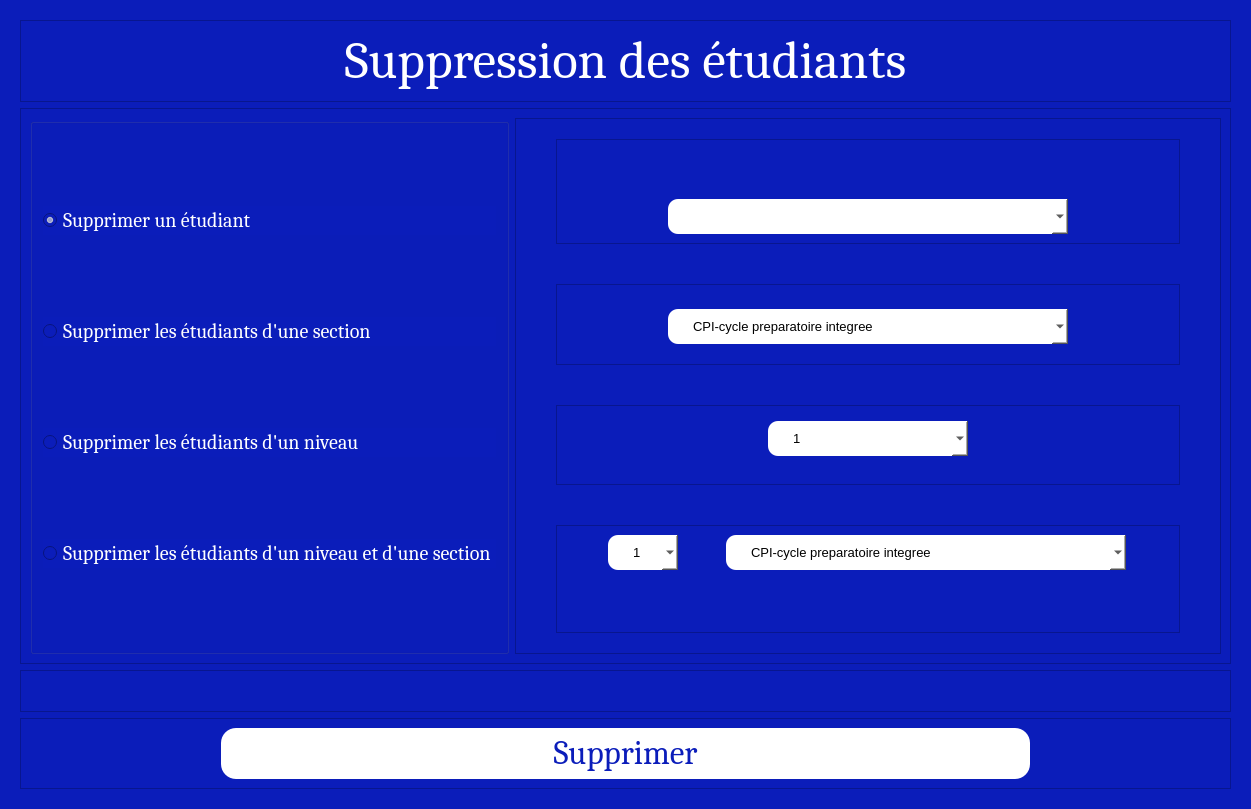
<?xml version="1.0" encoding="UTF-8"?>
<ui version="4.0">
 <class>Dialog</class>
 <widget class="QDialog" name="Dialog">
  <property name="geometry">
   <rect>
    <x>0</x>
    <y>0</y>
    <width>1251</width>
    <height>809</height>
   </rect>
  </property>
  <property name="windowTitle">
   <string>Dialog</string>
  </property>
  <property name="styleSheet">
   <string notr="true">background-color:#0b1dba;
color:white;
</string>
  </property>
  <layout class="QVBoxLayout" name="verticalLayout">
   <item>
    <widget class="QFrame" name="frame">
     <layout class="QVBoxLayout" name="verticalLayout_2">
      <item>
       <widget class="QFrame" name="frame_2">
        <property name="styleSheet">
         <string notr="true">font: 75 40pt &quot;Cambria&quot;;</string>
        </property>
        <property name="frameShape">
         <enum>QFrame::StyledPanel</enum>
        </property>
        <property name="frameShadow">
         <enum>QFrame::Raised</enum>
        </property>
        <layout class="QHBoxLayout" name="horizontalLayout">
         <item>
          <widget class="QLabel" name="label">
           <property name="font">
            <font>
             <family>Cambria</family>
             <pointsize>40</pointsize>
             <weight>9</weight>
             <italic>false</italic>
             <bold>false</bold>
            </font>
           </property>
           <property name="text">
            <string>Suppression des étudiants</string>
           </property>
           <property name="alignment">
            <set>Qt::AlignCenter</set>
           </property>
          </widget>
         </item>
        </layout>
       </widget>
      </item>
      <item>
       <widget class="QFrame" name="frame_8">
        <property name="frameShape">
         <enum>QFrame::StyledPanel</enum>
        </property>
        <property name="frameShadow">
         <enum>QFrame::Raised</enum>
        </property>
        <layout class="QHBoxLayout" name="horizontalLayout_7" stretch="1,2">
         <item>
          <widget class="QGroupBox" name="groupBox_4">
           <layout class="QVBoxLayout" name="verticalLayout_4" stretch="0,2,0,0">
            <property name="spacing">
             <number>10</number>
            </property>
            <property name="leftMargin">
             <number>10</number>
            </property>
            <property name="topMargin">
             <number>10</number>
            </property>
            <property name="rightMargin">
             <number>10</number>
            </property>
            <property name="bottomMargin">
             <number>10</number>
            </property>
            <item>
             <widget class="QRadioButton" name="radioButton">
              <property name="font">
               <font>
                <family>Cambria</family>
                <pointsize>15</pointsize>
                <weight>9</weight>
                <italic>false</italic>
                <bold>false</bold>
               </font>
              </property>
              <property name="styleSheet">
               <string notr="true">font: 75 15pt &quot;Cambria&quot;;</string>
              </property>
              <property name="text">
               <string>Supprimer un étudiant</string>
              </property>
              <property name="checked">
               <bool>true</bool>
              </property>
             </widget>
            </item>
            <item>
             <widget class="QRadioButton" name="radioButton_2">
              <property name="font">
               <font>
                <family>Cambria</family>
                <pointsize>15</pointsize>
                <weight>9</weight>
                <italic>false</italic>
                <bold>false</bold>
               </font>
              </property>
              <property name="styleSheet">
               <string notr="true">font: 75 15pt &quot;Cambria&quot;;</string>
              </property>
              <property name="text">
               <string>Supprimer les étudiants d'une section</string>
              </property>
             </widget>
            </item>
            <item>
             <widget class="QRadioButton" name="radioButton_3">
              <property name="font">
               <font>
                <family>Cambria</family>
                <pointsize>15</pointsize>
                <weight>9</weight>
                <italic>false</italic>
                <bold>false</bold>
               </font>
              </property>
              <property name="styleSheet">
               <string notr="true">font: 75 15pt &quot;Cambria&quot;;</string>
              </property>
              <property name="text">
               <string>Supprimer les étudiants d'un niveau</string>
              </property>
             </widget>
            </item>
            <item>
             <widget class="QRadioButton" name="radioButton_4">
              <property name="font">
               <font>
                <family>Cambria</family>
                <pointsize>15</pointsize>
                <weight>9</weight>
                <italic>false</italic>
                <bold>false</bold>
               </font>
              </property>
              <property name="styleSheet">
               <string notr="true">font: 75 15pt &quot;Cambria&quot;;</string>
              </property>
              <property name="text">
               <string>Supprimer les étudiants d'un niveau et d'une section</string>
              </property>
             </widget>
            </item>
           </layout>
          </widget>
         </item>
         <item>
          <widget class="QFrame" name="frame_3">
           <property name="font">
            <font>
             <pointsize>4</pointsize>
            </font>
           </property>
           <property name="frameShape">
            <enum>QFrame::StyledPanel</enum>
           </property>
           <property name="frameShadow">
            <enum>QFrame::Raised</enum>
           </property>
           <layout class="QVBoxLayout" name="verticalLayout_3" stretch="1,1,1,1">
            <property name="spacing">
             <number>40</number>
            </property>
            <property name="leftMargin">
             <number>40</number>
            </property>
            <property name="topMargin">
             <number>20</number>
            </property>
            <property name="rightMargin">
             <number>40</number>
            </property>
            <property name="bottomMargin">
             <number>20</number>
            </property>
            <item>
             <widget class="QFrame" name="frame_9">
              <property name="frameShape">
               <enum>QFrame::StyledPanel</enum>
              </property>
              <property name="frameShadow">
               <enum>QFrame::Raised</enum>
              </property>
              <layout class="QHBoxLayout" name="horizontalLayout_5">
               <property name="topMargin">
                <number>59</number>
               </property>
               <item>
                <widget class="QComboBox" name="comboBox_etudiant">
                 <property name="maximumSize">
                  <size>
                   <width>400</width>
                   <height>16777215</height>
                  </size>
                 </property>
                 <property name="font">
                  <font>
                   <pointsize>10</pointsize>
                  </font>
                 </property>
                 <property name="cursor">
                  <cursorShape>PointingHandCursor</cursorShape>
                 </property>
                 <property name="styleSheet">
                  <string notr="true">height:35px;
border-radius:10px;
padding-left:25px;
background-color:white;
color:black;</string>
                 </property>
                </widget>
               </item>
              </layout>
             </widget>
            </item>
            <item>
             <widget class="QFrame" name="frame_6">
              <property name="frameShape">
               <enum>QFrame::StyledPanel</enum>
              </property>
              <property name="frameShadow">
               <enum>QFrame::Raised</enum>
              </property>
              <layout class="QHBoxLayout" name="horizontalLayout_3">
               <property name="bottomMargin">
                <number>4</number>
               </property>
               <item>
                <widget class="QComboBox" name="comboBox_etudiant_section">
                 <property name="maximumSize">
                  <size>
                   <width>400</width>
                   <height>16777215</height>
                  </size>
                 </property>
                 <property name="font">
                  <font>
                   <pointsize>10</pointsize>
                  </font>
                 </property>
                 <property name="cursor">
                  <cursorShape>PointingHandCursor</cursorShape>
                 </property>
                 <property name="styleSheet">
                  <string notr="true">height:35px;
border-radius:10px;
padding-left:25px;
background-color:white;
color:black;</string>
                 </property>
                 <item>
                  <property name="text">
                   <string>CPI-cycle preparatoire integree</string>
                  </property>
                 </item>
                 <item>
                  <property name="text">
                   <string>LM-licence mathematique</string>
                  </property>
                 </item>
                 <item>
                  <property name="text">
                   <string>LI-licence science informatique</string>
                  </property>
                 </item>
                 <item>
                  <property name="text">
                   <string>LTIC-licence en Technologies de l'Information et de Communication</string>
                  </property>
                 </item>
                 <item>
                  <property name="text">
                   <string>LEEA-Licence Électronique Électrotechnique et Automatique</string>
                  </property>
                 </item>
                 <item>
                  <property name="text">
                   <string>ING_INFO-Cycle ingénieur en Génie Logiciel </string>
                  </property>
                 </item>
                </widget>
               </item>
              </layout>
             </widget>
            </item>
            <item>
             <widget class="QFrame" name="frame_10">
              <property name="frameShape">
               <enum>QFrame::StyledPanel</enum>
              </property>
              <property name="frameShadow">
               <enum>QFrame::Raised</enum>
              </property>
              <layout class="QHBoxLayout" name="horizontalLayout_8">
               <property name="bottomMargin">
                <number>21</number>
               </property>
               <item>
                <widget class="QComboBox" name="comboBox_niveau">
                 <property name="maximumSize">
                  <size>
                   <width>200</width>
                   <height>16777215</height>
                  </size>
                 </property>
                 <property name="font">
                  <font>
                   <pointsize>10</pointsize>
                  </font>
                 </property>
                 <property name="cursor">
                  <cursorShape>PointingHandCursor</cursorShape>
                 </property>
                 <property name="styleSheet">
                  <string notr="true">height:35px;
border-radius:10px;
padding-left:25px;
background-color:white;
color:black;</string>
                 </property>
                 <item>
                  <property name="text">
                   <string>1</string>
                  </property>
                 </item>
                 <item>
                  <property name="text">
                   <string>2</string>
                  </property>
                 </item>
                 <item>
                  <property name="text">
                   <string>3</string>
                  </property>
                 </item>
                </widget>
               </item>
              </layout>
             </widget>
            </item>
            <item>
             <widget class="QFrame" name="frame_4">
              <property name="frameShape">
               <enum>QFrame::StyledPanel</enum>
              </property>
              <property name="frameShadow">
               <enum>QFrame::Raised</enum>
              </property>
              <layout class="QHBoxLayout" name="horizontalLayout_2" stretch="1,2">
               <property name="bottomMargin">
                <number>62</number>
               </property>
               <item>
                <widget class="QComboBox" name="comboBox_niveau2">
                 <property name="maximumSize">
                  <size>
                   <width>70</width>
                   <height>16777215</height>
                  </size>
                 </property>
                 <property name="font">
                  <font>
                   <pointsize>10</pointsize>
                  </font>
                 </property>
                 <property name="cursor">
                  <cursorShape>PointingHandCursor</cursorShape>
                 </property>
                 <property name="styleSheet">
                  <string notr="true">height:35px;
border-radius:10px;
padding-left:25px;
background-color:white;
color:black;</string>
                 </property>
                 <item>
                  <property name="text">
                   <string>1</string>
                  </property>
                 </item>
                 <item>
                  <property name="text">
                   <string>2</string>
                  </property>
                 </item>
                 <item>
                  <property name="text">
                   <string>3</string>
                  </property>
                 </item>
                </widget>
               </item>
               <item>
                <widget class="QComboBox" name="comboBox_section2">
                 <property name="maximumSize">
                  <size>
                   <width>400</width>
                   <height>16777215</height>
                  </size>
                 </property>
                 <property name="font">
                  <font>
                   <pointsize>10</pointsize>
                  </font>
                 </property>
                 <property name="cursor">
                  <cursorShape>PointingHandCursor</cursorShape>
                 </property>
                 <property name="styleSheet">
                  <string notr="true">height:35px;
border-radius:10px;
padding-left:25px;
background-color:white;
color:black;</string>
                 </property>
                 <item>
                  <property name="text">
                   <string>CPI-cycle preparatoire integree</string>
                  </property>
                 </item>
                 <item>
                  <property name="text">
                   <string>LM-licence mathematique</string>
                  </property>
                 </item>
                 <item>
                  <property name="text">
                   <string>LI-licence science informatique</string>
                  </property>
                 </item>
                 <item>
                  <property name="text">
                   <string>LTIC-licence en Technologies de l'Information et de Communication</string>
                  </property>
                 </item>
                 <item>
                  <property name="text">
                   <string>LEEA-Licence Électronique Électrotechnique et Automatique</string>
                  </property>
                 </item>
                 <item>
                  <property name="text">
                   <string>ING_INFO-Cycle ingénieur en Génie Logiciel </string>
                  </property>
                 </item>
                </widget>
               </item>
              </layout>
             </widget>
            </item>
           </layout>
          </widget>
         </item>
        </layout>
       </widget>
      </item>
      <item>
       <widget class="QFrame" name="frame_5">
        <property name="frameShape">
         <enum>QFrame::StyledPanel</enum>
        </property>
        <property name="frameShadow">
         <enum>QFrame::Raised</enum>
        </property>
        <layout class="QHBoxLayout" name="horizontalLayout_4">
         <property name="spacing">
          <number>40</number>
         </property>
         <property name="leftMargin">
          <number>40</number>
         </property>
         <property name="topMargin">
          <number>20</number>
         </property>
         <property name="rightMargin">
          <number>40</number>
         </property>
         <property name="bottomMargin">
          <number>20</number>
         </property>
        </layout>
       </widget>
      </item>
      <item>
       <widget class="QFrame" name="frame_7">
        <property name="frameShape">
         <enum>QFrame::StyledPanel</enum>
        </property>
        <property name="frameShadow">
         <enum>QFrame::Raised</enum>
        </property>
        <layout class="QHBoxLayout" name="horizontalLayout_6">
         <property name="leftMargin">
          <number>200</number>
         </property>
         <property name="rightMargin">
          <number>200</number>
         </property>
         <item>
          <widget class="QPushButton" name="Supprimer">
           <property name="font">
            <font>
             <family>Cambria</family>
             <pointsize>25</pointsize>
             <weight>9</weight>
             <italic>false</italic>
             <bold>false</bold>
            </font>
           </property>
           <property name="cursor">
            <cursorShape>PointingHandCursor</cursorShape>
           </property>
           <property name="styleSheet">
            <string notr="true">background-color:white;
color:#0b1dba;
border-radius:15px;
height:51;
font: 75 25pt &quot;Cambria&quot;;
</string>
           </property>
           <property name="text">
            <string>Supprimer</string>
           </property>
          </widget>
         </item>
        </layout>
       </widget>
      </item>
     </layout>
    </widget>
   </item>
  </layout>
 </widget>
 <resources>
  <include location="../../../Users/USER/Desktop/projet python/Projet Python PyQt5 Hamila Ahmed/Grade-Management/PY/Backgrounds.qrc"/>
 </resources>
 <connections/>
</ui>
